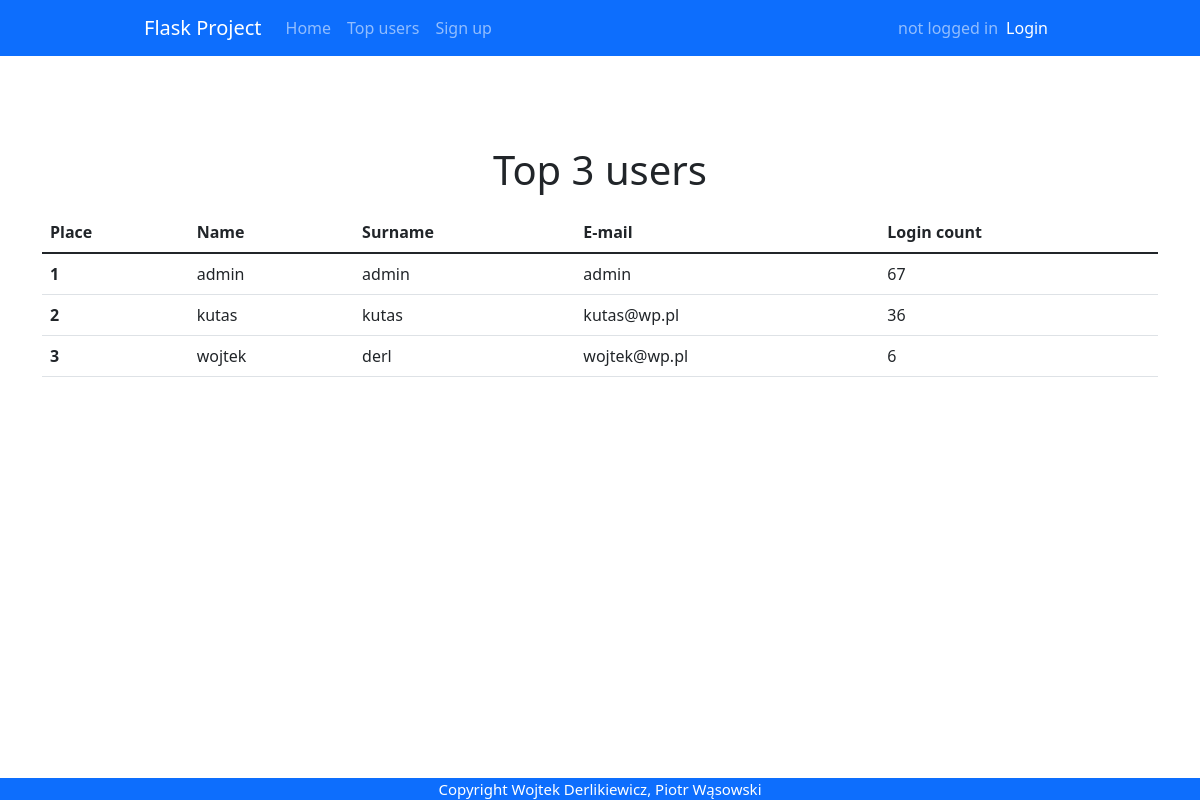
/top_users, run on an earlier commit of the app's database.
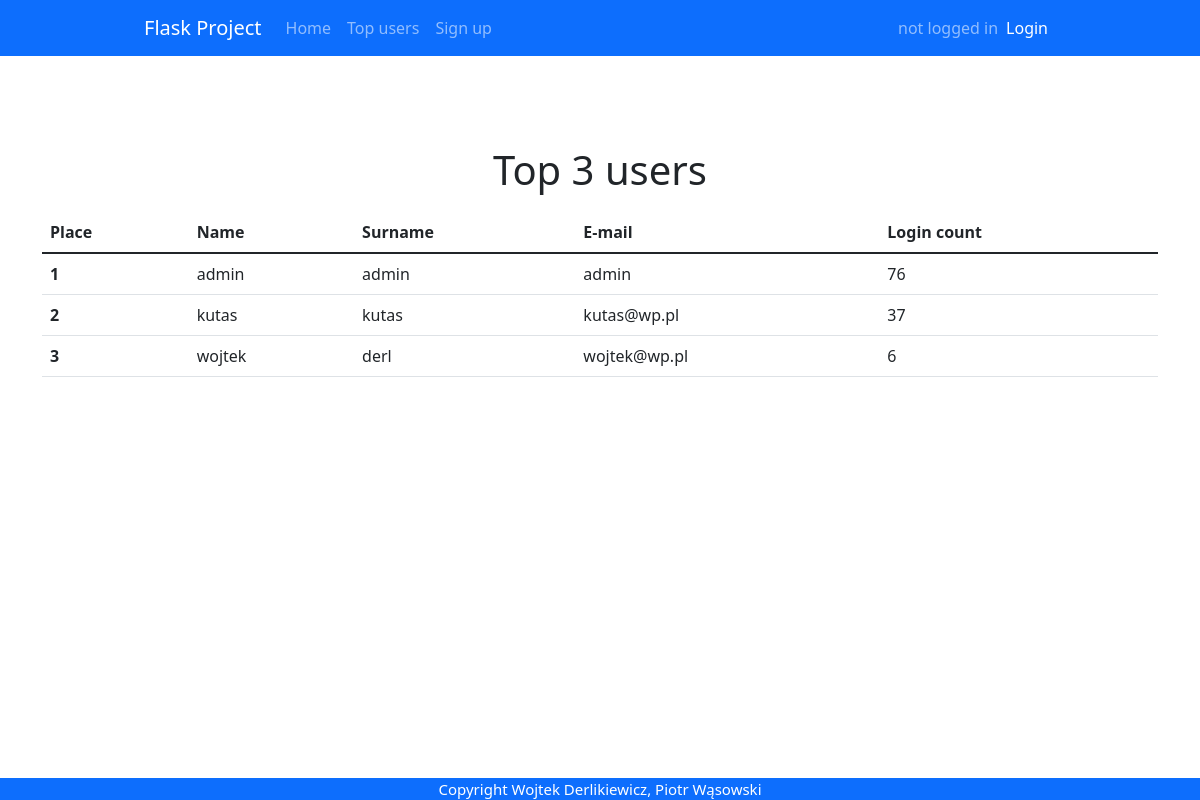
And on a later commit of the database.
### app.py (models this page shows)
class User(db.Model, UserMixin):
    id = db.Column(db.Integer, primary_key = True)
    email = db.Column(db.String(30), nullable=False, unique=True)
    name = db.Column(db.String(20), nullable=False)
    last_name = db.Column(db.String(20), nullable=False)
    password = db.Column(db.String(80), nullable=False)
    login_count = db.Column(db.Integer, nullable=False, default=0)
    isAdmin = db.Column(db.Boolean(), nullable=False, default=False)

### app.py (the view)
@app.route('/top_users', methods=['GET', 'POST'])
def topUsers():
    top_users = db.session.query(User).order_by(User.login_count.desc()).limit(3)
    return render_template('top_users.html', users = top_users)

### templates/top_users.html
{% extends "base.html" %} {% block title %}Top users{% endblock %} {% block
content %}
<h1>Top 3 users</h1>
<table class="table">
  <thead>
    <tr>
      <th scope="col">Place</th>
      <th scope="col">Name</th>
      <th scope="col">Surname</th>
      <th scope="col">E-mail</th>
      <th scope="col">Login count</th>
    </tr>
  </thead>
  <tbody>
    {% set x = namespace(value=1) %} {% for user in users %}
    <tr>
      <th scope="row">{{x.value}} {% set x.value = x.value + 1 %}</th>
      <td>{{ user.name }}</td>
      <td>{{ user.last_name }}</td>
      <td>{{ user.email }}</td>
      <td>{{ user.login_count }}</td>
    </tr>
    {% endfor %}
  </tbody>
</table>
{% endblock %}

### templates/base.html (shortened to what this page needs)
<!DOCTYPE html>
<html lang="pl">
  <head>
    {% block styles %}
    <link
      rel="stylesheet"
      href="{{url_for('.static', filename='styles/base.css')}}"
    />
    <link
      href="https://cdn.jsdelivr.net/npm/bootstrap@5.1.3/dist/css/bootstrap.min.css"
      rel="stylesheet"
    />
    {% endblock %}
  </head>
  <body>
    <nav class="navbar navbar-expand-lg navbar-dark bg-primary">
      <div class="container-fluid">
        <a class="navbar-brand" href="{{url_for('home')}}">Flask Project</a>
        <div class="collapse navbar-collapse" id="navbarText">
          <ul class="navbar-nav me-auto mb-2 mb-lg-0">
            <li class="nav-item">
              <a class="nav-link"
                aria-current="page"
                href="{{url_for('home')}}"
                >Home</a>
            </li>
            <li class="nav-item">
              <a class="nav-link" href="{{url_for('topUsers')}}">Top users</a>
            </li>
            {% if not current_user.is_authenticated %}
            <li class="nav-item">
              <a class="nav-link" href="{{url_for('register')}}">Sign up</a>
            </li>
            {% endif %}
          </ul>
          {% if current_user.is_authenticated %}
          <span class="navbar-text">
            Logged as {{current_user.name }}
            </span>
            <span class="navbar-item">
              <ul class="navbar-nav me-auto mb-2 mb-lg-0">
                <li class="nav-item">
                  <a
                    class="nav-link active"
                    aria-current="page"
                    href="{{url_for('logout')}}"
                    >Log out</a
                  >
                </li>
              </ul>
            </span>
            {% else %}
            <span class="navbar-text">
              not logged in
              </span>
              <span class="navbar-item">
                <ul class="navbar-nav me-auto mb-2 mb-lg-0">
                  <li class="nav-item">
                    <a
                      class="nav-link active"
                      aria-current="page"
                      href="{{url_for('login')}}"
                      >Login</a
                    >
                  </li>
                </ul>
              </span>
            {% endif %}
        </div>
      </div>
    </nav>
    <div class="container">{% block content %} {% endblock %}</div>
    <footer>Copyright Wojtek Derlikiewicz, Piotr Wąsowski</footer>
  </body>
</html>

### static/styles/base.css (style rules this page uses)
html { overflow: -moz-scrollbars-vertical; overflow-y: scroll; }
body { margin: 0; background-color: dimgrey; font-family: "Roboto", sans-serif; }
a { text-decoration: none; }
.container { overflow: hidden; margin-top: 30px; padding-top: 50px; display: grid; place-items: center; }
.container-fluid { width: 78% !important; }
h1 { padding: 10px; }
footer { position: fixed; bottom: 0; width: 100%; background-color: #0d6efd; color: white; font-size: 15px; text-align: center; }

What changed in the data, as far as the page shows it:
changed User "admin": login_count "67" → "76"
changed User "kutas": login_count "36" → "37"
